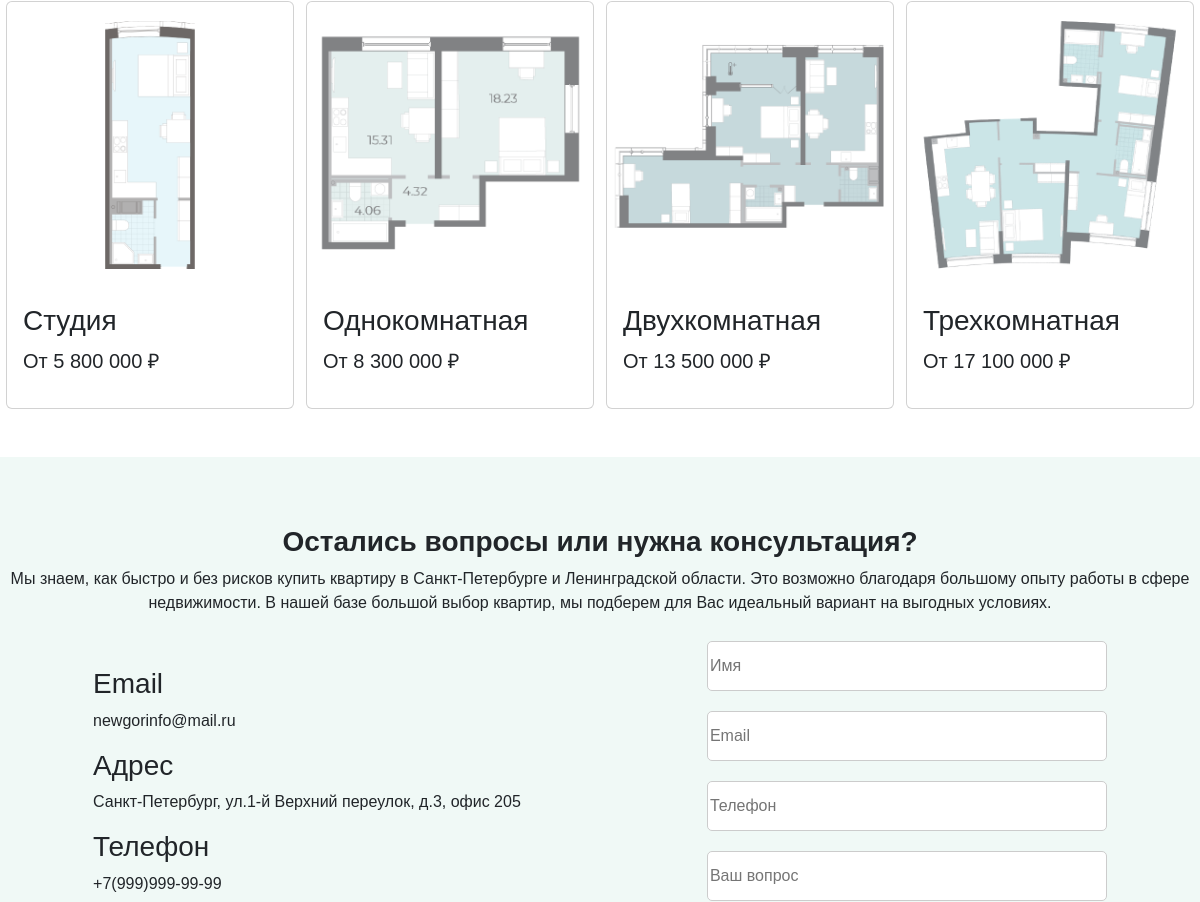
/sale/sale/2/ (middle part), run on an earlier commit of the app's database.
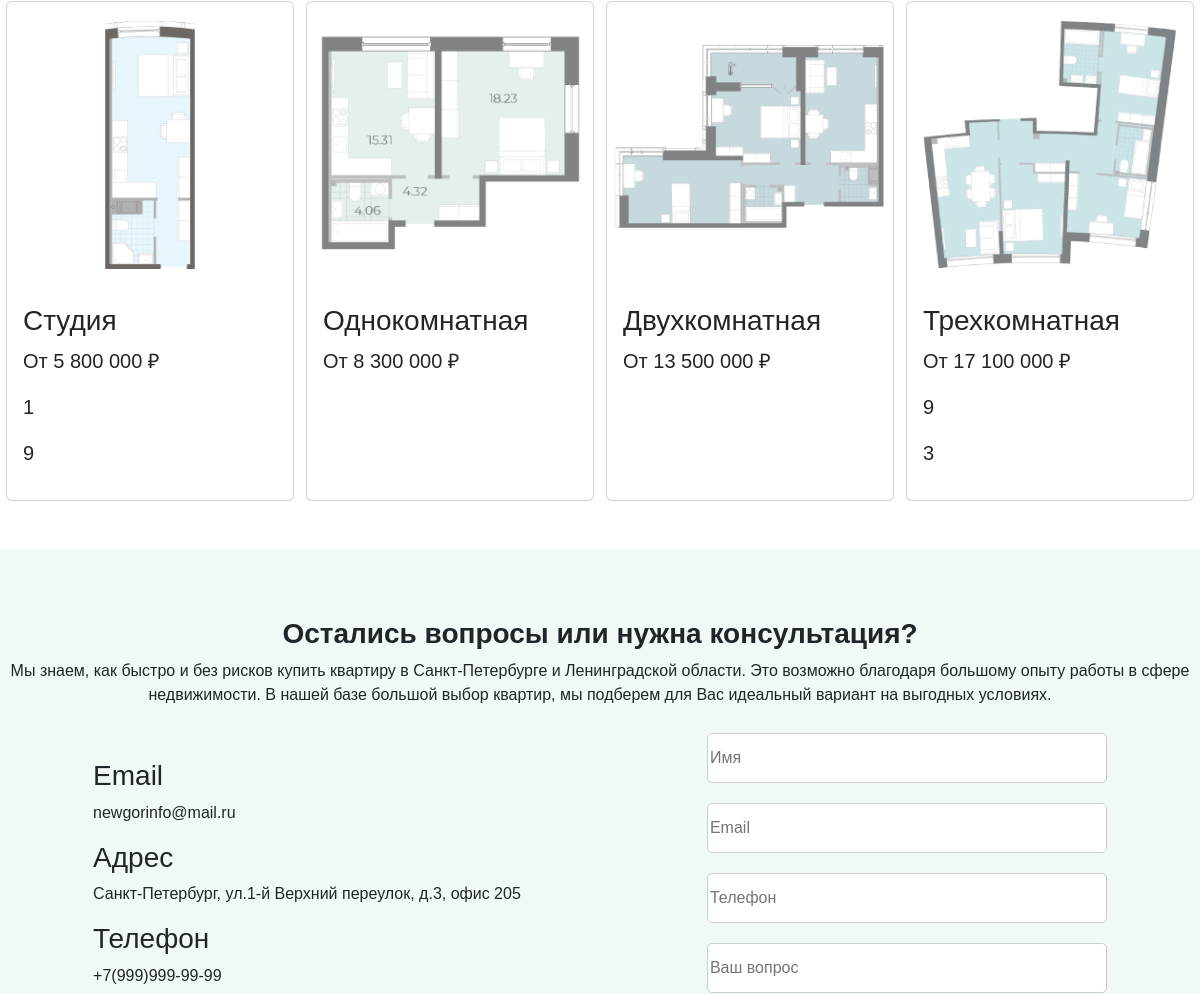
And on a later commit of the database.
### flats_sale/models.py (models this page shows, shortened)
class Category(models.Model):
    name=models.CharField(max_length=128, verbose_name="Название")
    object_name=models.ForeignKey(Object, on_delete=models.CASCADE, verbose_name="Объект")
    price=models.PositiveIntegerField(verbose_name="Цена")
    img=models.ImageField(upload_to="%Y/%m/%d/", verbose_name="Изображение")
    floors = models.ManyToManyField(Floor)
    class Meta:
       verbose_name = 'Категория'
       verbose_name_plural = 'Категории'

class Floor(models.Model):
    number = models.IntegerField()

### flats_sale/views.py (the view)
# urls.py: path("sale/<int:pk>/", sale_id_view,  name="flat"),
def sale_id_view(request, pk):
    object_list = Object.objects.filter(pk=pk)
    category_list = Category.objects.filter(object_name=pk)
    pk = get_object_or_404(Flat, pk=pk)
    if request.method=="POST":
        form = CommentForm(request.POST, request.FILES)
        if form.is_valid():
            obj = Comment() #gets new object
            obj.author = form.cleaned_data['author']
            obj.email = form.cleaned_data['email']
            obj.phone = form.cleaned_data['phone']
            obj.text = form.cleaned_data['text']
            obj.save()
            messages.success(request, 'Ваша заявка отправлена')
            form = CommentForm()
    else:
        form = CommentForm()
    context = {"pk": pk, 'page': 'flats',  # 'comments_list':comments,
               'form': form, 'category_list': category_list,
               'object_list': object_list}
    return render(request, "flats_sale/flats_detail.html", context)

### comment/forms.py
class CommentForm(forms.Form):
    author = forms.CharField(widget=forms.TextInput(attrs={"class":"myfield", 'placeholder': 'Имя'}), label=_(u'Имя'))
    email=forms.CharField(widget=forms.TextInput(attrs={"class":"myfield", 'placeholder': 'Email'}))
    phone=forms.CharField(widget=forms.TextInput(attrs={"class":"myfield", 'placeholder': 'Телефон'}), label=_(u'Телефон'))
    text = forms.CharField(widget=forms.TextInput(attrs={"class":"myfield", 'placeholder': 'Ваш вопрос'}), label=_(u'Ваш вопрос'))
    class Meta:
        model = Comment
        exclude = ('date_of_create','published','post')

### flats_sale/models.py (called while the page is built)
    def __str__(self):
       return self.name

### flats_sale/templates/flats_sale/flats_detail.html (shortened to what this page needs)
{% extends "root.html" %}
{% load humanize %}
{% block content %}
{% for object in object_list %}
<div class="d-flex mt-4 flex-column align-items-center justify-content-center w-100" style="height: auto;">
<div class="d-flex flex-wrap w-100 justify-content-around mt-5">
{% for category in category_list.all %}
<div class="d-flex flex-row">
    <div class="content d-flex justify-content-evenly">
        <div class="card" style="width: 18rem;">
            <img src="{{ category.img.url }}" class="card-img-top" alt="...">
            <div class="card-body">
                <h3 class="card-text">{{ category.name }}</h3>
                <p class="fs-5">От {{ category.price|floatformat:0|intcomma }} ₽</p>
                {% for floor in category.floors.all %}
                <p class="fs-5">{{ floor.number }}</p>
                    {% endfor %}
            </div>
        </div>
    </div>
</div>
{% endfor %}
</div>
{% endfor %}
</div>
<div class="d-flex mt-5 flex-column align-items-center justify-content-center w-100" style="background-color: #F0F9F6; height: 35rem;">
    <h3 class="text-center fw-bold">Остались вопросы или нужна консультация?</h3>
    <p class="text-center">Мы знаем, как быстро и без рисков купить квартиру в Санкт-Петербурге и Ленинградской области. Это возможно благодаря большому опыту работы в сфере недвижимости. В нашей базе большой выбор квартир, мы подберем для Вас идеальный вариант на выгодных условиях.</p>
<div class="d-flex justify-content-around w-100 align-items-center">
<div class="d-flex flex-column">
    <div class="d-flex flex-column align-items-start">
        <h3 class="text-center">Email</h3>
        <p>newgorinfo@mail.ru</p>
    </div>
     <div class="d-flex flex-column align-items-start">
         <h3 class="text-center">Адрес</h3>
         <p>Санкт-Петербург, ул.1-й Верхний переулок, д.3, офис 205</p>
     </div>
      <div class="d-flex flex-column align-items-start">
          <h3 class="text-center">Телефон</h3>
          <p>+7(999)999-99-99</p>
      </div>
</div>
<div class="d-flex flex-column">
<form method="POST" novalidate>
        {% for field in form %}
        <div class="form-group d-flex justify-content-between align-items-center" style="width: 25rem;">
            <div>{{field}}</div>
        </div>
        {% endfor %}
        </div>
    </div>
</div>
{% endblock %}

What changed in the data, as far as the page shows it:
added Floor: number "1", shown under Category "Студия"
added Floor: number "9", shown under Category "Студия"
added Floor: number "9", shown under Category "Трехкомнатная"
added Floor: number "3", shown under Category "Трехкомнатная"
